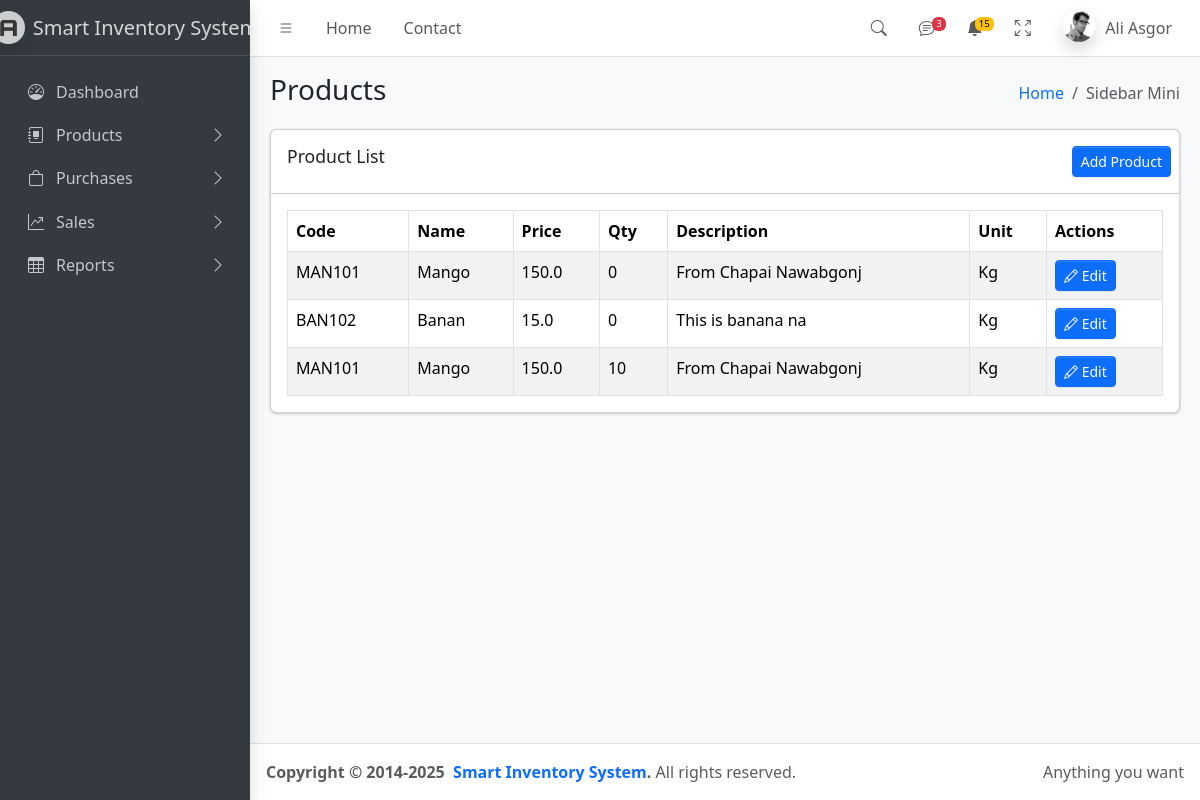
The page /products/product/ on the database as committed earlier.
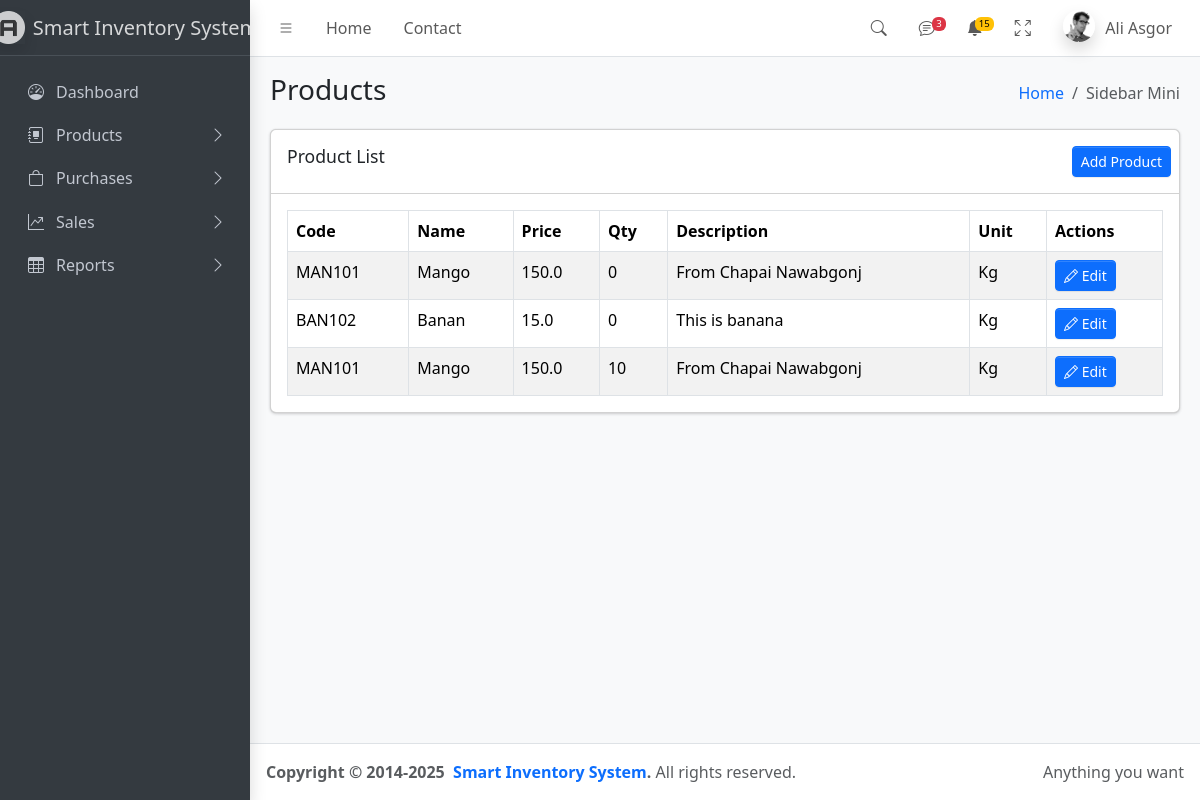
The same page on the database as committed later.
### products/models.py (models this page shows, shortened)
class Product(models.Model):
    product_name = models.CharField(max_length=100)
    product_code = models.CharField(max_length=100)
    product_description = models.TextField(null=True, blank=True)
    product_unit = models.ForeignKey(Unit, on_delete=models.CASCADE)
    product_quantity = models.IntegerField()
    product_price = models.FloatField(null=True)
    product_image = models.ImageField(null=True, blank=True)
    created_at = models.DateTimeField(auto_now_add=True)
    created_by = models.ForeignKey(User, on_delete=models.CASCADE)

class Unit(models.Model):
    unit_name = models.CharField(max_length=100)
    unit_short_name = models.CharField(max_length=100)
    created_at = models.DateTimeField(auto_now_add=True)
    created_by = models.ForeignKey(User, on_delete=models.CASCADE)
    def __str__(self):
        return self.unit_name

### products/views.py (the view)
# urls.py: path("product/", views.product_list , name="product_list"),
def product_list(request):
    products = Product.objects.all().order_by("-created_at")
    context = {
        "products": products,
        "form": ProductForm(),
    }
    return render(request, "products/product/product_list.html", context)

### products/templates/products/product/product_list.html (shortened to what this page needs)
{% extends 'products/base.html' %}
{% block pagehead %}Products{% endblock %}
{% block content %}
<div class="row">
    <div class="col-12">
        <div class="card">
            <div class="card-header">
                <h3 class="card-title">Product List</h3>
                <div class="card-tools">
                    <button type="button" class="btn btn-primary btn-sm" data-bs-toggle="modal"
                        data-bs-target="#productModal">Add Product
                    </button>
                </div>
            </div>
            <div class="card-body">
                <table class="table table-bordered table-striped">
                    <thead>
                        <tr>
                            <th>Code</th>
                            <th>Name</th>
                            <th>Price</th>
                            <th>Qty</th>
                            <th>Description</th>
                            <th>Unit</th>
                            <th>Actions</th>
                        </tr>
                    </thead>
                    <tbody id="product-table-body">
                        {% for product in products %}
                        {% include "products/product/product_row.html" %}
                        {% empty %}
                        <tr>
                            <td colspan="6">No products yet.</td>
                        </tr>
                        {% endfor %}
                    </tbody>
                </table>
            </div>
        </div>
    </div>
</div>
{% endblock %}

### products/templates/products/product/product_row.html (shortened to what this page needs)
<tr id="product-{{ product.id }}">
    <td>{{ product.product_code }}</td>
  <td>{{ product.product_name }}</td>
  <td>{{ product.product_price }}</td>
    <td>{{ product.product_quantity }}</td>
  <td>{{ product.product_description|truncatechars:80 }}</td>
  <td>{% if product.product_unit %}{{ product.product_unit.unit_short_name }}{% endif %}</td>
  <td>
    <button class="btn btn-sm btn-primary" hx-get="{% url 'update_product' product.id %}"
      hx-target="#product-edit-form-container" hx-swap="innerHTML" data-bs-toggle="modal"
      data-bs-target="#productEditModal">
      <i class="bi bi-pencil"></i> Edit
    </button>
  </td>
</tr>

Rows that differ between the two databases and show on the page:
changed Product "BAN102": product_description "This is banana na" → "This is banana"
